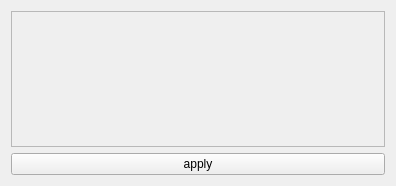
<?xml version="1.0" encoding="UTF-8"?>
<ui version="4.0">
 <class>Form</class>
 <widget class="QWidget" name="Form">
  <property name="geometry">
   <rect>
    <x>0</x>
    <y>0</y>
    <width>396</width>
    <height>186</height>
   </rect>
  </property>
  <property name="windowTitle">
   <string>Form</string>
  </property>
  <layout class="QVBoxLayout" name="verticalLayout">
   <item>
    <layout class="QVBoxLayout" name="layout">
     <item>
      <widget class="QScrollArea" name="scrollArea">
       <property name="enabled">
        <bool>true</bool>
       </property>
       <property name="minimumSize">
        <size>
         <width>0</width>
         <height>0</height>
        </size>
       </property>
       <property name="horizontalScrollBarPolicy">
        <enum>Qt::ScrollBarAsNeeded</enum>
       </property>
       <property name="sizeAdjustPolicy">
        <enum>QAbstractScrollArea::AdjustToContentsOnFirstShow</enum>
       </property>
       <property name="widgetResizable">
        <bool>true</bool>
       </property>
       <widget class="QWidget" name="scrollAreaWidgetContents">
        <property name="geometry">
         <rect>
          <x>0</x>
          <y>0</y>
          <width>370</width>
          <height>116</height>
         </rect>
        </property>
        <layout class="QVBoxLayout" name="verticalLayout_4">
         <property name="spacing">
          <number>0</number>
         </property>
         <property name="sizeConstraint">
          <enum>QLayout::SetNoConstraint</enum>
         </property>
         <property name="leftMargin">
          <number>0</number>
         </property>
         <property name="topMargin">
          <number>0</number>
         </property>
         <property name="rightMargin">
          <number>0</number>
         </property>
         <property name="bottomMargin">
          <number>0</number>
         </property>
         <item>
          <layout class="QFormLayout" name="form">
           <property name="sizeConstraint">
            <enum>QLayout::SetNoConstraint</enum>
           </property>
           <property name="fieldGrowthPolicy">
            <enum>QFormLayout::ExpandingFieldsGrow</enum>
           </property>
           <property name="rowWrapPolicy">
            <enum>QFormLayout::DontWrapRows</enum>
           </property>
           <property name="labelAlignment">
            <set>Qt::AlignLeading|Qt::AlignLeft|Qt::AlignVCenter</set>
           </property>
           <property name="formAlignment">
            <set>Qt::AlignLeading|Qt::AlignLeft|Qt::AlignVCenter</set>
           </property>
           <property name="horizontalSpacing">
            <number>4</number>
           </property>
           <property name="verticalSpacing">
            <number>4</number>
           </property>
          </layout>
         </item>
        </layout>
       </widget>
      </widget>
     </item>
     <item alignment="Qt::AlignTop">
      <widget class="QPushButton" name="apply">
       <property name="text">
        <string>apply</string>
       </property>
      </widget>
     </item>
     <item>
      <layout class="QHBoxLayout" name="loading"/>
     </item>
    </layout>
   </item>
  </layout>
 </widget>
 <resources/>
 <connections/>
</ui>
